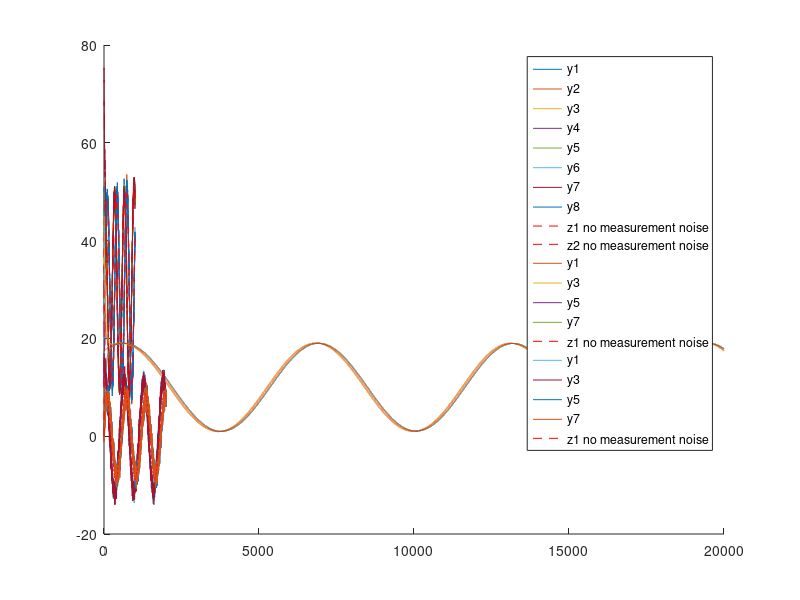

This chart was generated by the following MATLAB code:
%% case 1:each node track full states
clc;clear;close all;
% state space model--------------------------------------------------------
A = [0 -1;1 0];
n = size (A,2);

H = eye(n);
m = size (A,1);

L = [ 2 -1  0 -1;
     -1  2 -1  0;
      0 -1  2 -1;
     -1  0 -1  2];
N=size(L,1);
% Covariance Matrices------------------------------------------------------

Q = diag([1,1]);
Ri=1;
R = diag([Ri,Ri,Ri,Ri,Ri,Ri,Ri,Ri]);     

% Initial Conditions ------------------------------------------------------
dt=0.02; % dt=0.001 is stable for a longer time, dt=0.02 is unstable when t→∞
t_f=20;
steps=round(t_f/dt);
x0 = [15 -10]'; %initial condition
Ad= (dt*A+eye(n)); % discretization using euler's method

% generate noise-----------------------------------------------------------
rng('default')
%rng('shuffle')
% W，n x k_steps
w=chol(Q)* randn(n,steps);
w=w*dt;
% V，n x k_steps
v = chol(R)* randn(n*N,steps);% shift v to right by 1


% Define matrices used to store all  data
% KF ---------------------------------------------------------------------- 
% x, used to store all states, ∈ R^(n x steps)
x = zeros(n,steps);

% % u, used to store inputs, ∈ R^(p x steps)
% u = zeros(p,steps);

% z, used to store measurements, ∈ R^(n x steps)
z = zeros(m,steps);
zh = zeros(m,steps);

% x_hat_plus，used to store posteriori estimates，∈ R^(n x steps)
x_hat_plus = zeros(n,steps);

% x_hat_minus_history，used to store priori estimates，∈ R^(n x steps)
x_hat_minus = zeros(n,steps);

% P_plus, used to store posteriori covariance matrices
P_plus = cell(1,steps); %cell array used to store all P^+

% P_plus, used to store priori covariance matrices
P_minus = cell(1,steps); %cell array used to store all P^-1

% K, used to store all kalman gains
K = cell(1,steps);

% χ2 ----------------------------------------------------------------------
% V, used to store all inovation vectors
Nu = zeros(m,steps);
% S, used to store all inovation covariances matrices
S = cell(1,steps);
% Chi-square , used to store all χ2 
Chi = zeros(1,steps);

% True sates simulation 

x(:,1)=x0;
z(:,1)=H*x0+v(1); % z(1) is z[0]=Hx[0]+v[0]
for k = 2:steps
% state space euqation
   %x(:,k) = A * x(:,k-1) + B*u(:,k-1) +w(:,k-1);
   x(:,k) = Ad * x(:,k-1) + w(:,k-1); 
% measurement
   zh(:,k) = H * x(:,k); 
   z(:,k)= H * x(:,k)+v(1:2,k); 
end


q = zeros(4*2,steps);
y = zeros(4*2,steps);
L = 1*L;
L_hat = kron(L,eye(m));


y(:,1)=[15+10 -10+10 15+20 -10+20 15+30 -10+30  15+60  -10+60]';
u=[zh(1,:)+10;  zh(2,:)+10; zh(1,:)+20 ; zh(2,:)+20 ; zh(1,:)+30 ; zh(2,:)+30 ; zh(1,:)+60 ; zh(2,:)+60];

for k = 2:steps
% q[k]=q[k-1]+dt*(-L)*(q[k-1]-z[k-1])
   q(:,k) = q(:,k-1)+ dt *(-L_hat)*(q(:,k-1) + (u(:,k-1)+v(:,k-1))  ) ; 
% y[k]=q[k]+z[k]
   y(:,k) = q(:,k) +  (u(:,k)+v(:,k)) ; %+ [v1(:,k); v2(:,k); v3(:,k); v4(:,k)];
end

%plot(z(1,:),'DisplayName','z1')
hold on
plot(y(1,:),'DisplayName','y1')
plot(y(2,:),'DisplayName','y2')
plot(y(3,:),'DisplayName','y3')
plot(y(4,:),'DisplayName','y4')
plot(y(5,:),'DisplayName','y5')
plot(y(6,:),'DisplayName','y6')
plot(y(7,:),'DisplayName','y7')
plot(y(8,:),'DisplayName','y8')

plot(zh(1,:)+30,'r--','DisplayName','z1 no measurement noise')
plot(zh(2,:)+30,'r--','DisplayName','z2 no measurement noise')
%plot(zh(2,:),'DisplayName','z2 no measurement noise')
legend 

%% case 2:each node track partial states
clc;clear;close all;
% state space model--------------------------------------------------------
A = [0 -1;1 0];
n = size (A,2);

H = eye(n);
m = size (A,1);

L = [ 2 -1  0 -1;
     -1  2 -1  0;
      0 -1  2 -1;
     -1  0 -1  2];
beta=10;
L=beta*L;
N=size(L,1);
% Covariance Matrices------------------------------------------------------

Q = diag([1,1]);
Ri=1;
R = diag([Ri,Ri,Ri,Ri,Ri,Ri,Ri,Ri]);     

% Initial Conditions ------------------------------------------------------
dt=0.001; % dt=0.001 is stable for a longer time, dt=0.02 is unstable when t→∞
t_f=20;
steps=round(t_f/dt);
x0 = [15 -10]'; %initial condition
Ad= (eye(n)+dt*A+dt^2/2*A^2+dt^3/6*A^3); % 3rd order discretization 

% generate noise-----------------------------------------------------------
rng('default')
%rng('shuffle')
% W，n x k_steps
w=chol(Q)* randn(n,steps);
w=w*dt;
% V，n x k_steps
v = chol(R)* randn(n*N,steps);% shift v to right by 1


% Define matrices used to store all  data
% KF ---------------------------------------------------------------------- 
% x, used to store all states, ∈ R^(n x steps)
x = zeros(n,steps);

% % u, used to store inputs, ∈ R^(p x steps)
% u = zeros(p,steps);

% z, used to store measurements, ∈ R^(n x steps)
z = zeros(m,steps);
zh = zeros(m,steps);

% True sates simulation 

x(:,1)=x0;
z(:,1)=H*x0+v(1); % z(1) is z[0]=Hx[0]+v[0]
for k = 2:steps
% state space euqation
   %x(:,k) = A * x(:,k-1) + B*u(:,k-1) +w(:,k-1);
   x(:,k) = Ad * x(:,k-1) + w(:,k-1); 
% measurement
   zh(:,k) = H * x(:,k); 
   z(:,k)  = H * x(:,k)+v(1:2,k); 
end


q = zeros(4*2,steps);
y = zeros(4*2,steps);
L = 1*L;
L_hat = kron(L,eye(m));


y(:,1)=[15+10 
       %-10+10 
        0

        15+30 
       %-10+20
        0

        0
       % 15+30 
       -10+30
        
        0
        %15+60  
       -10+60]';
u=[zh(1,:)+10 ; 
%  zh(2,:)+10 ; 
   zeros(1,steps);

   zh(1,:)+30 ; 
%  zh(2,:)+20 ;
   zeros(1,steps);

   zeros(1,steps);
%  zh(1,:)+30 ;
   zh(2,:)+30 ;
   
   zeros(1,steps);
%  zh(1,:)+60 ;
   zh(2,:)+60 ];

for k = 2:steps
% q[k]=q[k-1]+dt*(-L)*(q[k-1]-z[k-1])
   %q(:,k) = q(:,k-1)+ dt *(-L_hat)*(q(:,k-1) + (u(:,k-1)+v(:,k-1))  ) ; 
   q(:,k) = q(:,k-1)+ dt *(-L_hat)*(q(:,k-1) + (u(:,k-1)) ); 
% y[k]=q[k]+z[k]
   y(:,k) = q(:,k) +  (u(:,k)) ; 
   %y(:,k) = q(:,k) +  (u(:,k)+v(:,k)) ; 
end

%plot(z(1,:),'DisplayName','z1')
hold on
plot(y(1,:),'DisplayName','y1')
%plot(y(2,:),'DisplayName','y2')
plot(y(3,:),'DisplayName','y3')
%plot(y(4,:),'DisplayName','y4')
plot(y(5,:),'DisplayName','y5')
%plot(y(6,:),'DisplayName','y6')
plot(y(7,:),'DisplayName','y7')
%plot(y(8,:),'DisplayName','y8')

plot(0.5*zh(1,:)+10,'r--','DisplayName','z1 no measurement noise')
%plot(zh(2,:)+30,'r--','DisplayName','z2 no measurement noise')
%plot(zh(2,:),'DisplayName','z2 no measurement noise')
legend 

%% case 3:each node track Hi'*Ri^-1*Zi
clc;clear;close all;
% state space model--------------------------------------------------------
A = [0 -1 ; 1 0];
n = size (A,2);

H = eye(n);
m = size (A,1);

L = [ 2 -1  0 -1;
     -1  2 -1  0;
      0 -1  2 -1;
     -1  0 -1  2];

N=size(L,1);
beta=1;
L=beta*L;


% Covariance Matrices------------------------------------------------------

Q = diag([1,1]);
Ri=1;
R = diag([Ri,Ri,Ri,Ri,Ri,Ri,Ri,Ri]);     

% Initial Conditions ------------------------------------------------------
dt=0.01; % dt=0.001 is stable for a longer time, dt=0.02 is unstable when t→∞
t_f=20;
steps=round(t_f/dt);
x0 = [15 -10]'; %initial condition
Ad= (eye(n)+dt*A+dt^2/2*A^2+dt^3/6*A^3); % 3rd order discretization 
P_plus0 = [1 0 ;0 1];% initial covariance

% generate noise-----------------------------------------------------------
rng('default')
%rng('shuffle')
% W，n x k_steps
w=chol(Q)* randn(n,steps);
w=w*dt;
% V，n x k_steps
v = chol(R)* randn(n*N,steps);% shift v to right by 1


% Define matrices used to store all  data
% KF ---------------------------------------------------------------------- 
% x, used to store all states, ∈ R^(n x steps)
x = zeros(n,steps);

% % u, used to store inputs, ∈ R^(p x steps)
% u = zeros(p,steps);

% z, used to store measurements, ∈ R^(n x steps)
z = zeros(m,steps);
zh = zeros(m,steps);

% x_hat_plus，used to store posteriori estimates，∈ R^(n x steps)
x_hat_plus = zeros(n,steps);

% x_hat_minus_history，used to store priori estimates，∈ R^(n x steps)
x_hat_minus = zeros(n,steps);

% P_plus, used to store posteriori covariance matrices
P_plus = cell(1,steps); %cell array used to store all P^+

% P_plus, used to store priori covariance matrices
P_minus = cell(1,steps); %cell array used to store all P^-1



% True sates simulation 
x(:,1)=x0;
z(:,1)=H*x0+v(1); % z(1) is z[0]=Hx[0]+v[0]
for k = 2:steps
% state space euqation
   %x(:,k) = A * x(:,k-1) + B*u(:,k-1) +w(:,k-1);
   x(:,k) = Ad * x(:,k-1) + w(:,k-1); 
% measurement
   zh(:,k) = H * x(:,k); 
   z(:,k)= H * x(:,k)+v(1:2,k); 
end


q = zeros(4*2,steps);
y = zeros(4*2,steps);
L = 1*L;
L_hat = kron(L,eye(m));

H1=[1 0];
H2=[0 1];

y(:,1)=[15
        0

        15
        0

        0
       -10
        
        0
       -10]';

u=[H1'*Ri^-1*zh(1,:); 
   H1'*Ri^-1*zh(1,:); 
   H2'*Ri^-1*zh(2,:);
   H2'*Ri^-1*zh(2,:)];

% note that this case each node can observe all states, then each node reach H'*R^-1*Z, where H1=H2=...=Hn=H
% in this case because each node has similar values, beta=0.01 also works
% but this is not ideal for distributed, in distributed case some nodes can only measure some parts of the states
% i.g. u=[z1 0 z1 0 0 z2 0 z2]', node 1 3 5 7 will try to reach consensus
% with y1=y3=y5=y7= (z1+z1)/4=(z1+z2)/2, but node 5 and node 7 are not meausring z1, y3[0]=y7[0]=0, which require fast convergence rate

% u=[H'*(diag([Ri,Ri]))^-1*zh; 
%    H'*(diag([Ri,Ri]))^-1*zh; 
%    H'*(diag([Ri,Ri]))^-1*zh;
%    H'*(diag([Ri,Ri]))^-1*zh];

for k = 2:steps
% q[k]=q[k-1]+dt*(-L)*(q[k-1]-z[k-1])
   q(:,k) = q(:,k-1)+ dt *(-L_hat)*(q(:,k-1) + (u(:,k-1)+v(:,k-1))  ) ; 
   %q(:,k) = q(:,k-1)+ dt *(-L_hat)*(q(:,k-1) + (u(:,k-1)) ); 
% y[k]=q[k]+z[k]
   %y(:,k) = q(:,k) +  (u(:,k)) ; 
   y(:,k) = q(:,k) +  (u(:,k)+v(:,k)) ; 
end

%plot(z(1,:),'DisplayName','z1')
hold on
plot(y(1,:),'DisplayName','y1') 
%plot(y(2,:),'DisplayName','y2')
plot(y(3,:),'DisplayName','y3')
%plot(y(4,:),'DisplayName','y4')
plot(y(5,:),'DisplayName','y5')
%plot(y(6,:),'DisplayName','y6')
plot(y(7,:),'DisplayName','y7')
%plot(y(8,:),'DisplayName','y8')

plot(zh(1,:)/2,'r--','DisplayName','z1 no measurement noise')
%plot(zh(2,:)+30,'r--','DisplayName','z2 no measurement noise')
%plot(zh(2,:),'DisplayName','z2 no measurement noise')
legend 
